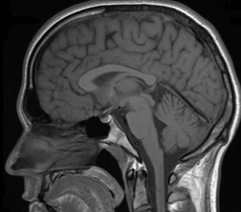
%> input picture HW1/example1.jpg, 241 x 212 px, shrunk from 705 x 620 before the run
$ octave hw1.m   (GNU Octave 9; MATLAB toolbox functions it lacks are replaced by stand-ins)
%> lines starting %> are read from the running program, lines starting %| are printed output that depends on the picture
### HW1/rgbPlot.m
function [] = rgbPlot(ImgName)
%> called with ImgName = 'example1.jpg'

figure

% Loading Image
Img = imread(ImgName);
%> Img is the input picture: size 212x241x3 uint8; min 0, max 255, mean 65.9
subplot(2,3,1:3)
imshow(Img); title('Original Image');

% Image Asignation
Red = Img;
Blue = Img;
Green = Img;

%% RGB

% Red Channel
Red(:,:,2) = 0;
Red(:,:,3) = 0;
subplot(234)
imshow(Red); title('Channel Red')

% Blue Channel
Blue(:,:,1) = 0;
Blue(:,:,3) = 0;
subplot(235)
imshow(Blue); title('Channel Blue')

% Green Channel
Green(:,:,1) = 0;
Green(:,:,2) = 0;
subplot(236)
imshow(Green); title('Channel Green')
end

### HW1/hw1.m
%//////////////////////////////////////////////////////////////////////////
%//                                                                      //
%//                   Homework No.1 - RGB descomposition                 //
%//                          Bioimage Processing                         //
%//                       Brayan Daniel Caldera Rosas                    //
%//                                                                      //
%//////////////////////////////////////////////////////////////////////////

% Cleaning
clc;
clear all;
close all;

rgbPlot('example1.jpg')
saveas(gcf,'ex1.png')
rgbPlot('example2.jpg')
%> call 2 of rgbPlot, with ImgName = 'example2.jpg'
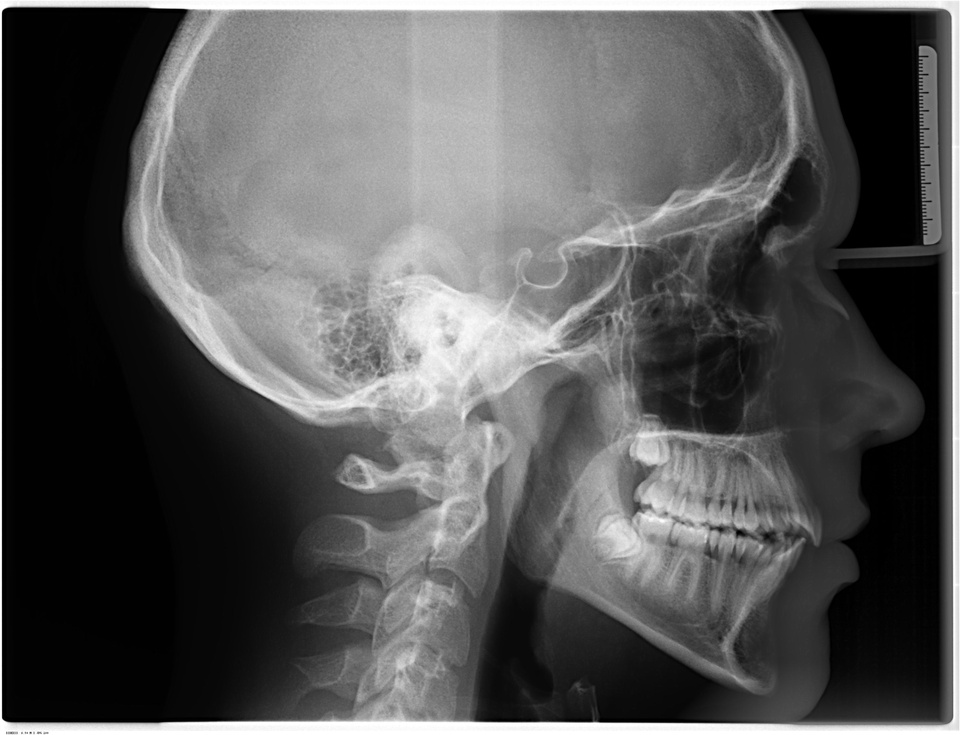
%> input picture HW1/example2.jpg, 960 x 735 px, shrunk from 2808 x 2148 before the run
%> in rgbPlot, Img is the input picture: size 735x960x3 uint8; min 0, max 255, mean 86.5
%> in rgbPlot (call 2), `Green(:,:,2) = 0;`:
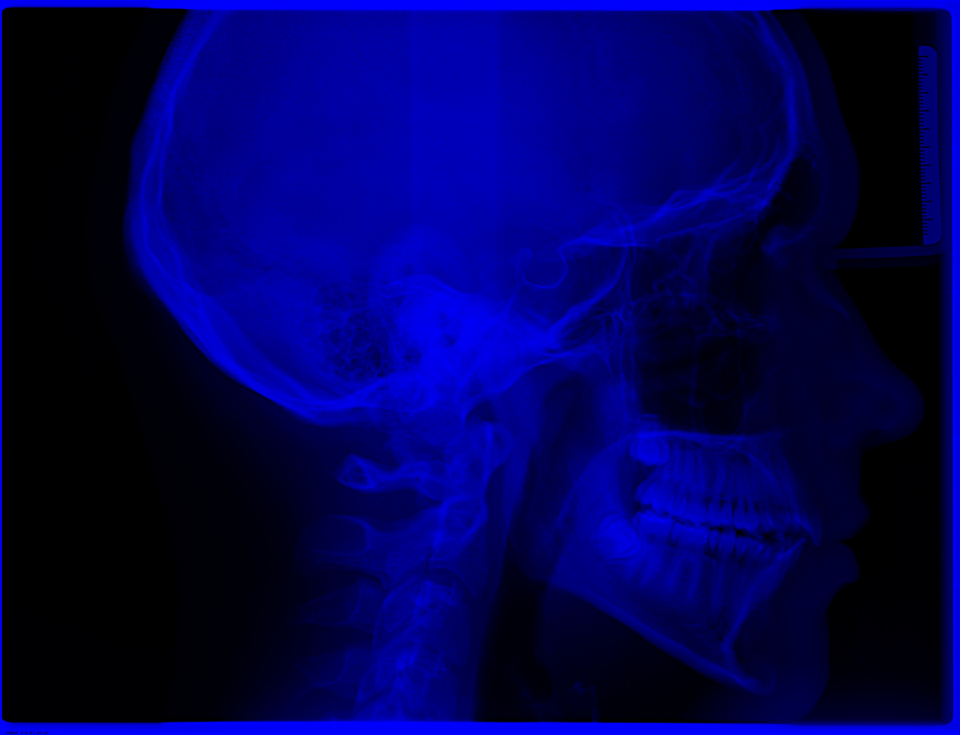
%> Green: size 735x960x3 uint8; mean R, G, B 0, 0, 86.5
saveas(gcf,'ex2.png')
rgbPlot('example3.png')
%> call 3 of rgbPlot, with ImgName = 'example3.png'
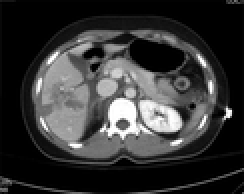
%> input picture HW1/example3.png, 122 x 97 px, shrunk from 358 x 285 before the run (shown 2 times larger)
%> in rgbPlot, Img is the input picture: size 97x122x3 uint8; min 0, max 255, mean 53.7
%> in rgbPlot (call 3), `Red(:,:,3) = 0;`:
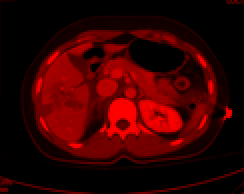
%> Red: size 97x122x3 uint8 (shown 2 times larger); mean R, G, B 53.7, 0, 0
%> in rgbPlot (call 3), `Blue(:,:,1) = 0;`:
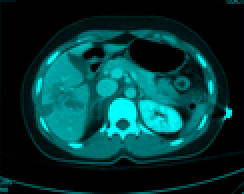
%> Blue: size 97x122x3 uint8 (shown 2 times larger); mean R, G, B 0, 53.7, 53.7
%> in rgbPlot (call 3), `Blue(:,:,3) = 0;`:
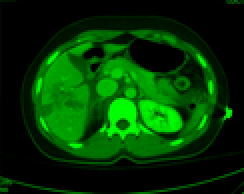
%> Blue: size 97x122x3 uint8 (shown 2 times larger); mean R, G, B 0, 53.7, 0
%> in rgbPlot (call 3), `Green(:,:,2) = 0;`:
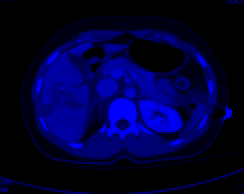
%> Green: size 97x122x3 uint8 (shown 2 times larger); mean R, G, B 0, 0, 53.7
saveas(gcf,'ex3.png')
